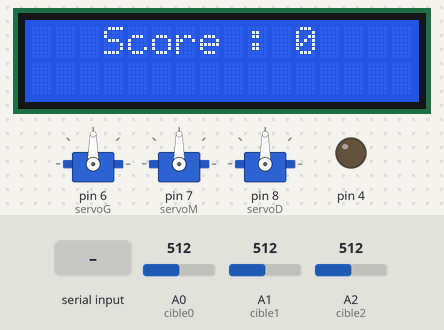
This sketch was run on a simulated Arduino Uno, built with avr-gcc and run on an emulated ATmega328P. Parts: 16×2 character LCD, 3 × servo, output pins drawn as LEDs (lit = HIGH). The test bench sets the inputs (shaded band); at power-on: A0 (cible0) = 512, A1 (cible1) = 512, A2 (cible2) = 512. What the sketch prints to the serial monitor is not drawn.

Above: at 1.2 s.
1.3 s: "G" received over Serial
At 2.3 s:
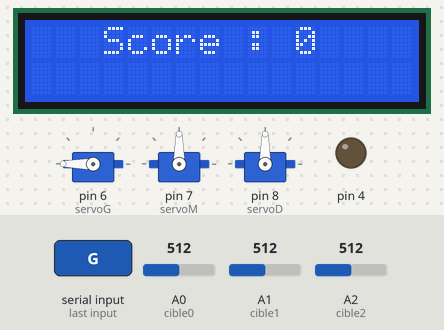
2.8 s: "M" received over Serial
At 3.5 s:
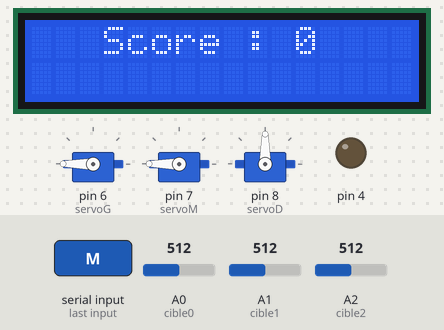
4.3 s: A0 (cible0) set to 889
5.8 s: A0 (cible0) set to 915
At 6.9 s:
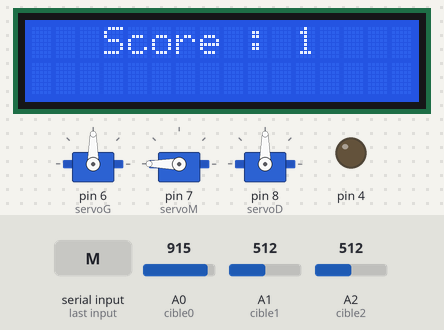
7.3 s: "D" received over Serial
At 8.1 s:
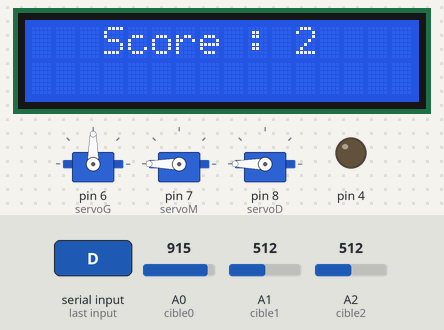
8.8 s: A1 (cible1) set to 888
10.3 s: A1 (cible1) set to 912
At 11.6 s:
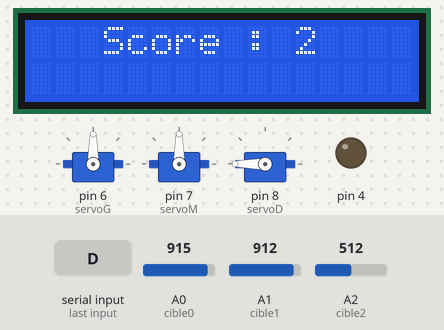
Timing chart, 0 to 12.8 s (numbered marks = the images above; inputs shaded):
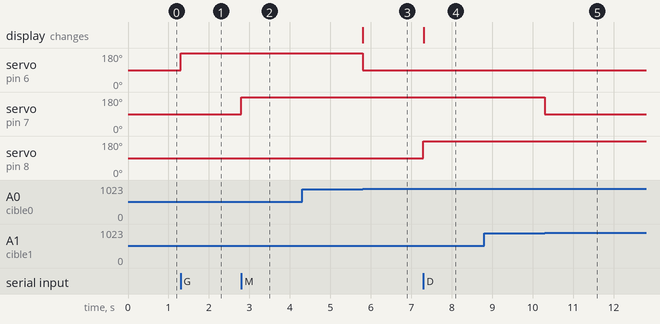

Measured:
- the behaviour switches between 900 and 901 on A0 (cible0) (found by bisection; images 2 and 3)
- the behaviour switches between 900 and 901 on A1 (cible1) (found by bisection; images 4 and 5)
- after the input at 1.3 s, servo on pin 6 (servoG): 90° → 180° at once
- after the input at 2.8 s, servo on pin 7 (servoM): 90° → 180° at once
- after the input at 5.8 s, servo on pin 6 (servoG): 180° → 90° at once; the display: changes at once (image 3)
- after the input at 7.3 s, servo on pin 8 (servoD): 90° → 180° at once; the display: changes at once (image 4)
- after the input at 10.3 s, servo on pin 7 (servoM): 180° → 90° at once

The sketch:

support.ino
```cpp
//cibles
const int cible0=A0;
const int cible1=A1;
const int cible2=A2;

int valeur0=0;
int valeur1=1;
int valeur2=2;

//bluetooth
char Data;

//servos
#include <Servo.h>
Servo servoG;
Servo servoM;
Servo servoD;

//ecran
#include <LiquidCrystal.h>
LiquidCrystal lcd(2,3,9,10,11,12);

int compteur=-1;
int avant=90;
int apres=180;

void setup() {
  //bluetooth
  Serial.begin(9600);

  //cible
  pinMode(cible0,INPUT);
  pinMode(cible1,INPUT);
  pinMode(cible2,INPUT);

  //ecran
  lcd.begin(16,2);
  analogWrite(4,25);
  lcd.setCursor(8,0);

  //servo
  servoG.attach(6);
  servoM.attach(7);
  servoD.attach(8);
  servoG.write(90); //première position à 90°
  servoM.write(90);
  servoD.write(90);
}

void loop() {
  if(Serial.available()){
    Data=Serial.read();
    if (Data=='G'){
      servoG.write(180);
      apres=180;}
    if (Data=='M'){
      servoM.write(180);
      apres=180;}
    if (Data=='D'){
      servoD.write(180);
      apres=180;}
  }
  valeur0=analogRead(cible0);
  valeur1=analogRead(cible1);
  valeur2=analogRead(cible2);

  if (valeur0>900) {
    servoG.write(90);
    avant=90;}
  if (valeur1>900) {
    servoM.write(90);
    avant=90;}
  if (valeur2>900) {
    servoD.write(90);
    avant=90;}

  //affichage score
  if (avant==90){
    if (apres==180){
      compteur=compteur+1;}
      avant=180;
      apres=90;}
  lcd.setCursor(3,0);
  lcd.print("Score :");
  lcd.setCursor(11,0);
  lcd.print(compteur);
  Serial.println(compteur);
}
```
